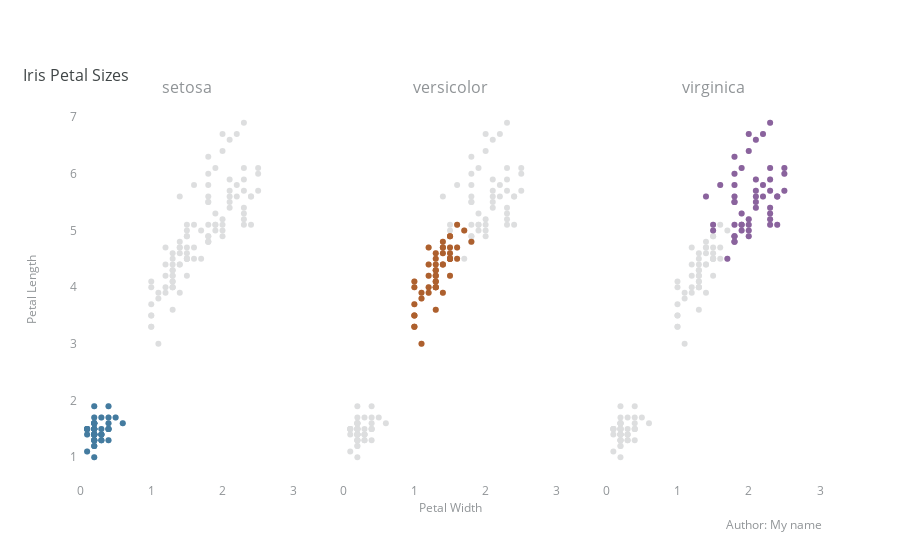

The notebook cell this image was saved under:
### Markdown cell above
Lastly, let's annotated these plots.

1. Add all data points to each subplot
1. Add commentary to each plot to give more insight into the data
1. Fix the hover info label (for the interactive version)
1. Make the titles look better
1. Reduce the font size of axes ticks
1. Add a line of best fit

### Code cell
fig_subplots_fancy = make_subplots(rows = 1, 
                                   cols = 3, 
                                   subplot_titles= unique_species,
                                   shared_yaxes = True             # Have all plots share the same axis
                                  ) 


# like before, iterate through each category (species). To make this easier to add to subplot
for i in range(len(unique_species)): # i = 0, 1, 2
    species = unique_species[i]
    # Get only the rows in df where the species value matches the current species
    species_df = df[df['species'] == species]  

    
    # Plot only the points for current species with corresponding color
    fig_subplots_fancy.add_trace(go.Scatter(x = species_df["petal_width"], # just species_df
                                            y = species_df["petal_length"],
                                            mode = "markers",
                                            name = species, 
                                            marker = dict(color = species_colors[species])  # colored for current category
                                           ),
                                 row = 1,    
                                 col = i + 1 
                                )
    
    # Plot all the points in dataframe in gray
    fig_subplots_fancy.add_trace(go.Scatter(x = df["petal_width"],  # full df
                                            y = df["petal_length"],
                                            mode = "markers",
                                            name = species, 
                                            marker = dict(color = "#909497"),  # gray color
                                            opacity = 0.3 # Setting this trace to be more transparent
                                           ),
                                 row = 1,    
                                 col = i + 1 
                                )
    
    # advanced: add a line of best fit (best_fit_y) for the current species data.
#     fig_subplots_fancy.add_trace(go.Scattergl(x = species_df["petal_width"],
#                                               y = best_fit_y,
#                                               line = dict(color = df_plot["Color"].tolist()[0]), 
#                                               hoverinfo = "skip"
#                                              ),
#                                  row = 1,    
#                                  col = i + 1 
#                                 )
#####

# Update layout
fig_subplots_fancy.update_layout(plot_bgcolor = "white", 
                                 font = dict(color = "#909497"),
                                 showlegend = False     # Remove legend 
                                )

#fix the x axes range because shared_xaxes can't be used
fig_subplots_fancy.update_xaxes(linecolor = "white", 
                                range = [0, 3],          # [xaxis minimum, xaxis maximum]
                                tickvals = [0, 1, 2, 3]) # list of values to add tick marks
fig_subplots_fancy.update_yaxes(tickformat = ",", linecolor = "white") 

#use the add_annotations() command to generate both the x-axis and y-axis titles instead of update_axes(title = ...) and update_yaxes(title = ...)

#x axis title
fig_subplots_fancy.add_annotation(text = "Petal Width",
                                  xref = "paper",
                                  yref = "paper",
                                  x = 0.5,
                                  y = -0.1,
                                  showarrow = False)

#y axis title
fig_subplots_fancy.add_annotation(text = "Petal Length",
                                  xref = "paper",
                                  yref = "paper",
                                  x = -0.08,
                                  y = 0.5,
                                  showarrow = False,
                                  textangle = -90)

# Title annotation
fig_subplots_fancy.add_annotation(text = "Iris Petal Sizes",
                                  xref = "paper",
                                  yref = "paper",
                                  x = -0.08,
                                  y = 1.10,
                                  showarrow = False,
                                  xanchor = "left",
                                  font = dict(color = "#404647", size = 16))

#sub-title annotation
i = 1
for species in unique_species:
    fig_subplots_fancy.add_annotation(text = species,
                                      xref = f'x{i}',
                                      yref = "paper",
                                      x = 20,
                                      y = 1.02,
                                      showarrow = False,
                                      xanchor = "left",
                                      font = dict(size = 14, color = "#404647")
                                     )
    i += 1

    
#create author of the graph
fig_subplots_fancy.add_annotation(text = "Author: My name", # add your name!
                                  xref = "paper",
                                  yref = "paper",
                                  x = 1.005,
                                  y = -0.145,
                                  showarrow = False,
                                  font = dict(size = 12),
                                  align = "right",
                                  xanchor = "right")

fig_subplots_fancy.show()

### Figure 1 — Plotly figure (JSON) as saved in the notebook; plotly's stock layout.template omitted (floating-point values rounded to 4 significant figures; data arrays with more than 128 entries replaced by an {"elided": "..."} marker saying what was removed)
{"data": [{"marker": {"color": "#2471A3"}, "mode": "markers", "name": "setosa", "type": "scatter", "x": [0.2, 0.2, 0.2, 0.2, 0.2, 0.4, 0.3, 0.2, 0.2, 0.1, 0.2, 0.2, 0.1, 0.1, 0.2, 0.4, 0.4, 0.3, 0.3, 0.3, 0.2, 0.4, 0.2, 0.5, 0.2, 0.2, 0.4, 0.2, 0.2, 0.2, 0.2, 0.4, 0.1, 0.2, 0.1, 0.2, 0.2, 0.1, 0.2, 0.2, 0.3, 0.3, 0.2, 0.6, 0.4, 0.3, 0.2, 0.2, 0.2, 0.2], "xaxis": "x", "y": [1.4, 1.4, 1.3, 1.5, 1.4, 1.7, 1.4, 1.5, 1.4, 1.5, 1.5, 1.6, 1.4, 1.1, 1.2, 1.5, 1.3, 1.4, 1.7, 1.5, 1.7, 1.5, 1, 1.7, 1.9, 1.6, 1.6, 1.5, 1.4, 1.6, 1.6, 1.5, 1.5, 1.4, 1.5, 1.2, 1.3, 1.5, 1.3, 1.5, 1.3, 1.3, 1.3, 1.6, 1.9, 1.4, 1.6, 1.4, 1.5, 1.4], "yaxis": "y"}, {"marker": {"color": "#909497"}, "mode": "markers", "name": "setosa", "opacity": 0.3, "type": "scatter", "x": {"elided": "150 float values"}, "xaxis": "x", "y": {"elided": "150 float values"}, "yaxis": "y"}, {"marker": {"color": "#BA4A00"}, "mode": "markers", "name": "versicolor", "type": "scatter", "x": [1.4, 1.5, 1.5, 1.3, 1.5, 1.3, 1.6, 1, 1.3, 1.4, 1, 1.5, 1, 1.4, 1.3, 1.4, 1.5, 1, 1.5, 1.1, 1.8, 1.3, 1.5, 1.2, 1.3, 1.4, 1.4, 1.7, 1.5, 1, 1.1, 1, 1.2, 1.6, 1.5, 1.6, 1.5, 1.3, 1.3, 1.3, 1.2, 1.4, 1.2, 1, 1.3, 1.2, 1.3, 1.3, 1.1, 1.3], "xaxis": "x2", "y": [4.7, 4.5, 4.9, 4, 4.6, 4.5, 4.7, 3.3, 4.6, 3.9, 3.5, 4.2, 4, 4.7, 3.6, 4.4, 4.5, 4.1, 4.5, 3.9, 4.8, 4, 4.9, 4.7, 4.3, 4.4, 4.8, 5, 4.5, 3.5, 3.8, 3.7, 3.9, 5.1, 4.5, 4.5, 4.7, 4.4, 4.1, 4, 4.4, 4.6, 4, 3.3, 4.2, 4.2, 4.2, 4.3, 3, 4.1], "yaxis": "y2"}, {"marker": {"color": "#909497"}, "mode": "markers", "name": "versicolor", "opacity": 0.3, "type": "scatter", "x": {"elided": "150 float values"}, "xaxis": "x2", "y": {"elided": "150 float values"}, "yaxis": "y2"}, {"marker": {"color": "#884EA0"}, "mode": "markers", "name": "virginica", "type": "scatter", "x": [2.5, 1.9, 2.1, 1.8, 2.2, 2.1, 1.7, 1.8, 1.8, 2.5, 2, 1.9, 2.1, 2, 2.4, 2.3, 1.8, 2.2, 2.3, 1.5, 2.3, 2, 2, 1.8, 2.1, 1.8, 1.8, 1.8, 2.1, 1.6, 1.9, 2, 2.2, 1.5, 1.4, 2.3, 2.4, 1.8, 1.8, 2.1, 2.4, 2.3, 1.9, 2.3, 2.5, 2.3, 1.9, 2, 2.3, 1.8], "xaxis": "x3", "y": [6, 5.1, 5.9, 5.6, 5.8, 6.6, 4.5, 6.3, 5.8, 6.1, 5.1, 5.3, 5.5, 5, 5.1, 5.3, 5.5, 6.7, 6.9, 5, 5.7, 4.9, 6.7, 4.9, 5.7, 6, 4.8, 4.9, 5.6, 5.8, 6.1, 6.4, 5.6, 5.1, 5.6, 6.1, 5.6, 5.5, 4.8, 5.4, 5.6, 5.1, 5.1, 5.9, 5.7, 5.2, 5, 5.2, 5.4, 5.1], "yaxis": "y3"}, {"marker": {"color": "#909497"}, "mode": "markers", "name": "virginica", "opacity": 0.3, "type": "scatter", "x": {"elided": "150 float values"}, "xaxis": "x3", "y": {"elided": "150 float values"}, "yaxis": "y3"}], "layout": {"annotations": [{"font": {"size": 16}, "showarrow": false, "text": "setosa", "x": 0.1444, "xanchor": "center", "xref": "paper", "y": 1, "yanchor": "bottom", "yref": "paper"}, {"font": {"size": 16}, "showarrow": false, "text": "versicolor", "x": 0.5, "xanchor": "center", "xref": "paper", "y": 1, "yanchor": "bottom", "yref": "paper"}, {"font": {"size": 16}, "showarrow": false, "text": "virginica", "x": 0.8556, "xanchor": "center", "xref": "paper", "y": 1, "yanchor": "bottom", "yref": "paper"}, {"showarrow": false, "text": "Petal Width", "x": 0.5, "xref": "paper", "y": -0.1, "yref": "paper"}, {"showarrow": false, "text": "Petal Length", "textangle": -90, "x": -0.08, "xref": "paper", "y": 0.5, "yref": "paper"}, {"font": {"color": "#404647", "size": 16}, "showarrow": false, "text": "Iris Petal Sizes", "x": -0.08, "xanchor": "left", "xref": "paper", "y": 1.1, "yref": "paper"}, {"font": {"color": "#404647", "size": 14}, "showarrow": false, "text": "setosa", "x": 20, "xanchor": "left", "xref": "x", "y": 1.02, "yref": "paper"}, {"font": {"color": "#404647", "size": 14}, "showarrow": false, "text": "versicolor", "x": 20, "xanchor": "left", "xref": "x2", "y": 1.02, "yref": "paper"}, {"font": {"color": "#404647", "size": 14}, "showarrow": false, "text": "virginica", "x": 20, "xanchor": "left", "xref": "x3", "y": 1.02, "yref": "paper"}, {"align": "right", "font": {"size": 12}, "showarrow": false, "text": "Author: My name", "x": 1.005, "xanchor": "right", "xref": "paper", "y": -0.145, "yref": "paper"}], "font": {"color": "#909497"}, "plot_bgcolor": "white", "showlegend": false, "xaxis": {"anchor": "y", "domain": [0, 0.2889], "linecolor": "white", "range": [0, 3], "tickvals": [0, 1, 2, 3]}, "xaxis2": {"anchor": "y2", "domain": [0.3556, 0.6444], "linecolor": "white", "range": [0, 3], "tickvals": [0, 1, 2, 3]}, "xaxis3": {"anchor": "y3", "domain": [0.7111, 1], "linecolor": "white", "range": [0, 3], "tickvals": [0, 1, 2, 3]}, "yaxis": {"anchor": "x", "domain": [0, 1], "linecolor": "white", "tickformat": ","}, "yaxis2": {"anchor": "x2", "domain": [0, 1], "linecolor": "white", "matches": "y", "showticklabels": false, "tickformat": ","}, "yaxis3": {"anchor": "x3", "domain": [0, 1], "linecolor": "white", "matches": "y", "showticklabels": false, "tickformat": ","}}}
